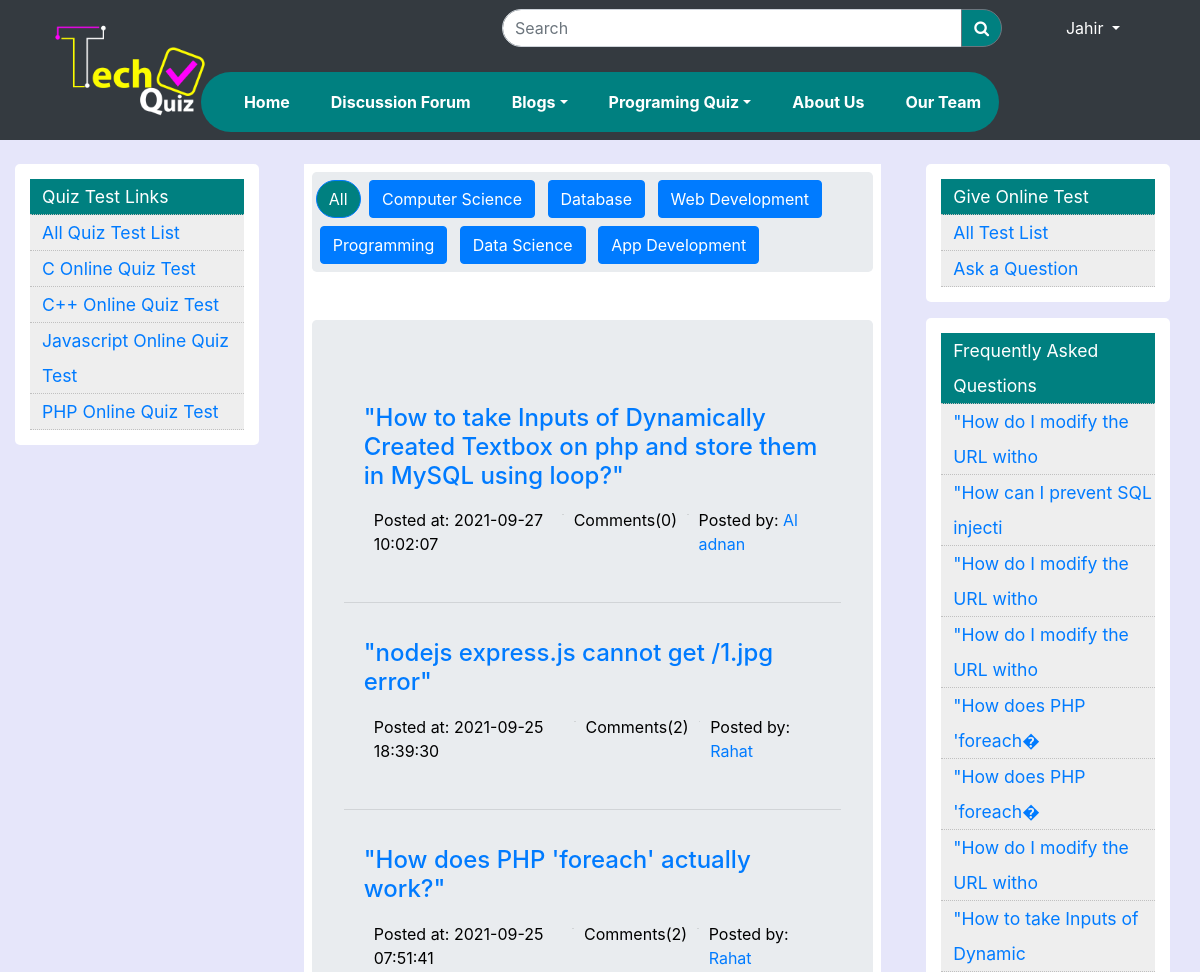
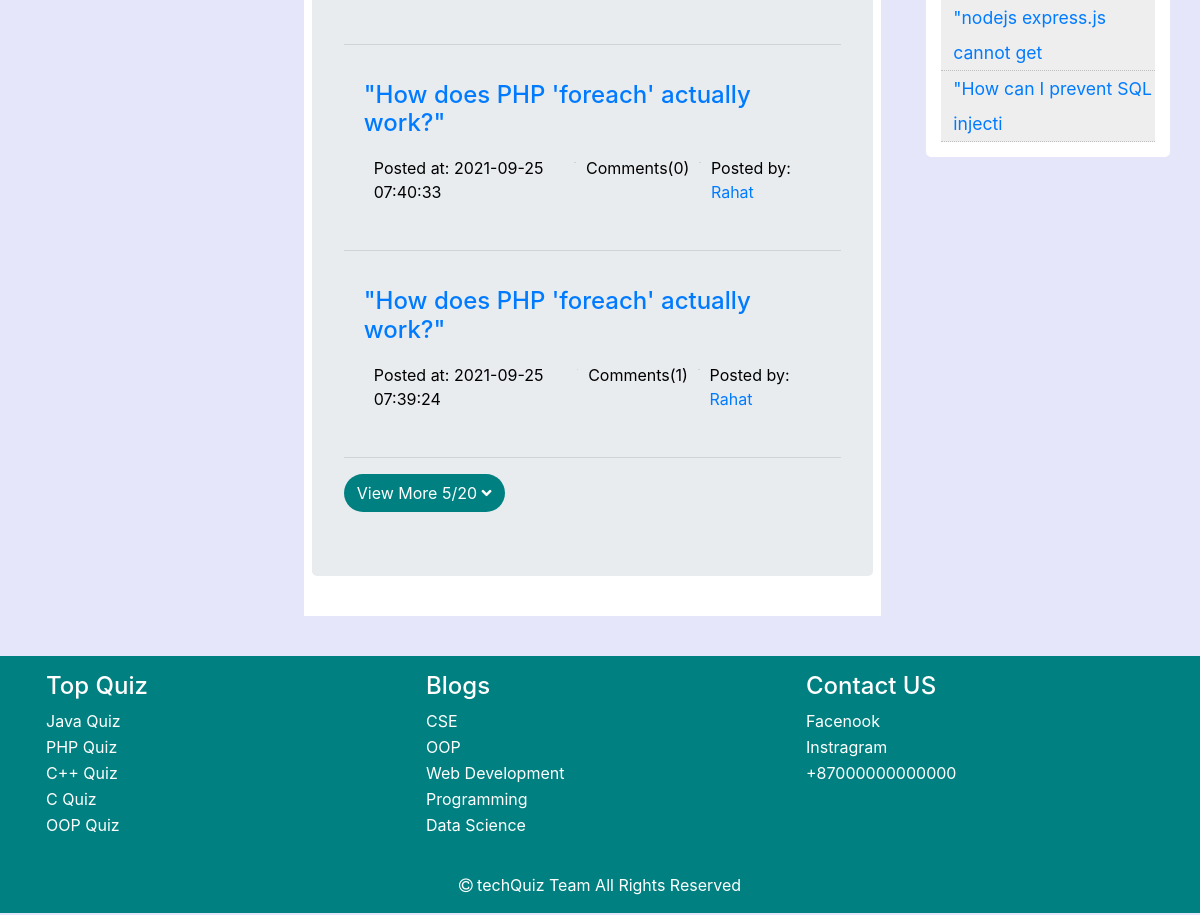
/questions-list.php?cat_id=0 (signed in), run on the app's committed database (2 pictures, top to bottom).
### tables this page shows
CREATE TABLE `discussion_category` (
  `cat_id` int(11) NOT NULL,
  `cat_name` varchar(100) NOT NULL,
  `date` timestamp NOT NULL DEFAULT current_timestamp()
);

CREATE TABLE `discussion_questions` (
  `id` int(11) NOT NULL,
  `cat_id` int(11) NOT NULL,
  `title` varchar(500) NOT NULL,
  `description` varchar(1000) NOT NULL,
  `code_snippet` varchar(2000) NOT NULL,
  `posted_by` int(11) NOT NULL,
  `date` timestamp NULL DEFAULT current_timestamp()
);

CREATE TABLE `users` (
  `user_id` int(11) NOT NULL,
  `fname` varchar(100) NOT NULL,
  `lame` varchar(100) NOT NULL,
  `gender` varchar(1) NOT NULL,
  `age` int(11) NOT NULL,
  `username` varchar(100) NOT NULL,
  `password` varchar(100) NOT NULL,
  `address` varchar(200) NOT NULL,
  `phone_num` varchar(11) NOT NULL
);

### scripts/php_query_functions.php (called while the page is built, shortened)
<?php
function PullData($con, $table, $columns, $condition, $oparator)
{
    $sql = "SELECT {$columns} FROM {$table}";
    $where_cls = "";
    $sql .= " " . $where_cls;
    $result = $con->query($sql);
    return $result;
}
?>

### questions-list.php (the view, shortened to what this page needs)
<!doctype html>
<html lang="en">
<head>
    <?php include_once('php-layout-files/css-links.php'); ?>
    <link href="https://www.jqueryscript.net/css/jquerysctipttop.css" rel="stylesheet" type="text/css">
    <link rel="stylesheet" href="highlighter/jquery.highlight.css">
    <link rel="stylesheet" href="code-editor/editor.css">
</head>
<?php include_once('scripts/mql_connection.php');
include_once('scripts/php_query_functions.php');
$cat_id = 0;
if (isset($_GET['cat_id'])) {
    $cat_id = $_GET['cat_id'];
}
else{
    echo '<script> location.replace("index.php"); </script>';
}
?>
<body>
    <?php include_once('php-layout-files/header.php'); ?>
    <section>
        <div class="row mt-4">
            <?php include('php-layout-files/left-side-bar.php')  ?>
            <div class="col-lg-6 col-md-12  center-col col-12">
                <div class="center-div p-2">
                    <div class="jumbotron p-1 ">
                        <?php
                        if ($cat_id == 0) {
                        ?>
                            <a name="" id="" class="btn btn-primary topic-btn" disabled href="questions-list.php?cat_id=0" role="button">All</a>
                        <?php
                        } else {
                        ?>
                            <a name="" id="" class="btn btn-primary" href="questions-list.php?cat_id=0" role="button">All</a>
                        <?php
                        }
                        ?>
                        <?php
                        $result = PullData($con, 'discussion_category', '*', '', '');
                        ?>
                        <?php
                        foreach ($result as $key => $value) {
                        ?>
                            <?php
                            if ($cat_id == $value['cat_id']) {
                            ?>
                                <a name="" id="" class="btn btn-primary topic-btn m-1" href="questions-list.php?cat_id=<?php echo $value['cat_id']; ?>" role="button"><?php echo $value['cat_name']; ?></a>
                            <?php
                            } else {
                            ?>
                                <a name="" id="" class="btn btn-primary m-1" href="questions-list.php?cat_id=<?php echo $value['cat_id']; ?>" role="button"><?php echo $value['cat_name']; ?></a>
                        <?php
                            }
                        }
                        ?>
                    </div>
                </div>
                <?php
                if ($cat_id == 0) {
                    $sql = "SELECT COUNT(discussion_answers.question_id) as comments,users.fname as name,users.user_id as user_id,discussion_questions.title as title,discussion_questions.id as id, discussion_questions.date as date,discussion_questions.posted_by FROM discussion_questions LEFT join discussion_answers on discussion_questions.id=discussion_answers.question_id JOIN users
                    WHERE discussion_questions.posted_by=users.user_id
                    GROUP by discussion_questions.id  ORDER by discussion_questions.date DESC  ";
                }
                $result = $con->query($sql);
                ?>
                <div class="center-div p-2">
                    <div class="jumbotron">
                        <div class="some-list">
                            <?php
                            foreach ($result as $key => $value) {
                            ?>
                                <div class="single-item">
                                    <div class="single-queston">
                                        <a href="single-question.php?question_id=<?php echo $value['id'] ?>">
                                            <h4 class=""><?php echo $value['title'] ?></h4>
                                        </a>
                                        <div class="posted-by d-flex flex-row">
                                            <span>Posted at: <?php echo $value['date'] ?></span>
                                            <span>Comments(<?php echo $value['comments'] ?>)</span>
                                            <span>Posted by:  <a href="profile_page.php?profile_id=<?php echo $value['user_id'] ?>"> <?php echo $value['name'] ?> </a></span>
                                        </div>
                                    </div>
                                    <hr>
                                </div>
                            <?php
                            }
                            ?>
                        </div>
                    </div>
                </div>
            </div>
            <?php
            include('php-layout-files/right-side-bar.php')
            ?>
        </div>
    </section>
    <?php
    include('php-layout-files/footer.php')
    ?>
</body>
</html>

### php-layout-files/right-side-bar.php (shortened to what this page needs)
<div class="col-lg-3 col-md-12 col-12 right-col">
    <div class="right-div">
        <div class="right-col-ul">
            <li class="left_col_main_topic">Give Online Test</li>
            <li><a href="/Online%20Quiz%20System/all_test.php">All Test List</a></li>
            <li><a href="/Online%20Quiz%20System/ask-question.php">Ask a Question</a></li>
        </div>
    </div>
    <?php
    $sql = "SELECT * FROM discussion_questions ORDER by rand() LIMIT 10";
    $result = $con->query($sql);
    ?>
    <div class="right-div  sticky-top my-3">
        <div class="right-col-ul">
            <li class="left_col_main_topic">Frequently Asked Questions</li>
            <?php
            foreach ($result as $key => $value) {
            ?>
                <li><a  href="single-question.php?question_id=<?php echo $value['id'] ?>"><?php
                echo  substr($value['title'], 0, 30);
                ?></a></li>
            <?php }
            ?>
        </div>
    </div>
</div>

### css/style.css (style rules this page uses)
body { margin: 0; padding: 0; background: rgb(230,230,250)!important; position: relative; }
section { min-height: 100vh; }
section .row { margin-right: 0; }
section .right-col .right-div { background-color: white; margin:0 20px; background-color: white; padding: 15px; border-radius: 5px; }
section .right-col li { background-color: #eee; padding-left: 12px; list-style-type: none; line-height: 35px; border-bottom: 1px dotted silver; font-size: 110%; }
section .center-col .center-div { background-color: white; margin: 0 5px; }
.left_col_title,.left_col_main_topic { background-color:#008080!important; color: white; }
.topic-btn { border-radius: 50px 50px 50px 50px !important; background-color: #008080!important; color: white; text-decoration: none; }

### code-editor/editor.css (style rules this page uses)
.wysiwyg_editor > .wysiwyg_editor_footer > .row > .col-xs-1, .col-sm-1, .col-md-1, .col-lg-1, .col-xs-2, .col-sm-2, .col-md-2, .col-lg-2, .col-xs-3, .col-sm-3, .col-md-3, .col-lg-3, .col-xs-4, .col-sm-4, .col-md-4, .col-lg-4, .col-xs-5, .col-sm-5, .col-md-5, .col-lg-5, .col-xs-6, .col-sm-6, .col-md-6, .col-lg-6, .col-xs-7, .col-sm-7, .col-md-7, .col-lg-7, .col-xs-8, .col-sm-8, .col-md-8, .col-lg-8, .col-xs-9, .col-sm-9, .col-md-9, .col-lg-9, .col-xs-10, .col-sm-10, .col-md-10, .col-lg-10, .col-xs-11, .col-sm-11, .col-md-11, .col-lg-11, .col-xs-12, .col-sm-12, .col-md-12, .col-lg-12 { position: relative; min-height: 1px; padding-left: 10px; padding-right: 10px; }

### questions-list.php (style rules this page uses)
.single-queston { padding: 20px; }
.single-queston a { text-decoration: none; }
.posted-by span { padding: 10px; color: black; }

### data on the page
discussion_category: cat_name "Computer Science"
discussion_category: cat_name "Database"
discussion_category: cat_name "Web Development"
discussion_category: cat_name "Programming"
discussion_category: cat_name "Data Science"
discussion_category: cat_name "App Development"
discussion_questions: title "\"How to take Inputs of Dynamically Created Textbox on php and store them in MySQL using loop?\"", date "2021-09-27 10:02:07", comments "0", users.fname "Al adnan", title "\"How to take Inputs of Dynamic"
discussion_questions: title "\"nodejs express.js cannot get /1.jpg error\"", date "2021-09-25 18:39:30", comments "2", users.fname "Rahat", title "\"nodejs express.js cannot get"
discussion_questions: title "\"How does PHP 'foreach' actually work?\"", date "2021-09-25 07:51:41", comments "2", users.fname "Rahat"
discussion_questions: title "\"How does PHP 'foreach' actually work?\"", date "2021-09-25 07:40:33", comments "0", users.fname "Rahat", title "\"How does PHP 'foreach�"
discussion_questions: title "\"How does PHP 'foreach' actually work?\"", date "2021-09-25 07:39:24", comments "1", users.fname "Rahat", title "\"How does PHP 'foreach�"
discussion_questions: title "\"How do I modify the URL witho"
discussion_questions: title "\"How can I prevent SQL injecti"
discussion_questions: title "\"How do I modify the URL witho"
discussion_questions: title "\"How do I modify the URL witho"
discussion_questions: title "\"How do I modify the URL witho"
discussion_questions: title "\"How can I prevent SQL injecti"

### other printed values
$_SESSION['name'] "Jahir"
